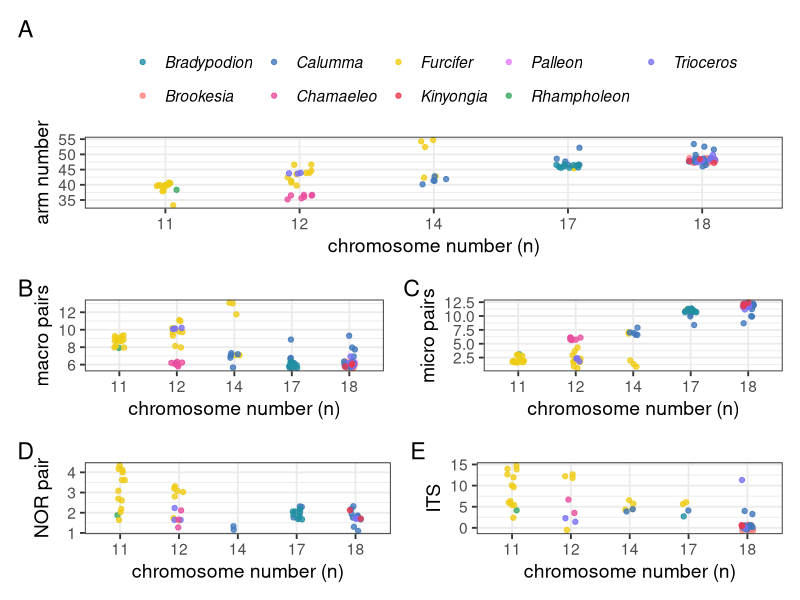

Write R code to recreate this figure.
## ---- chunk 1
knitr::opts_chunk$set(echo = TRUE)
## ---- chunk 2
# Load libraries
library(tidyverse)
library(here)
library(patchwork)
## ---- chunk 3
mydata <- read_csv(here("data/chromosome-data.csv"))

mydata <- mydata %>%
  filter(genus != "Leiolepis")
## ---- chunk 4
#head(mydata)
## ---- chunk 5
mydata2 <- 
  mydata %>%
  filter(haploidn == 11 | haploidn == 12 |
                 haploidn == 14 | haploidn == 17 |
                 haploidn == 18) %>%
  mutate(haploidn = as.character(haploidn))
## ---- chunk 6
mycolours <- c("#208EA3", "#FD817D", "#4178BC", "#EA4E9D", 
               "#EECC16", "#E8384F","#E37CFF","#37A862","#7A71F6")
## ---- chunk 7
p1 <- 
  ggplot(mydata2, aes(x = haploidn, y = armn, colour = genus)) +
  geom_jitter(width = 0.1, alpha = 0.8) +
  scale_colour_manual(values = mycolours) +
  theme_bw(base_size = 14) +
  xlab("chromosome number (n)") +
  ylab("arm number") +
  theme(legend.position = "top") +
  labs(tag = "A") +
  theme(legend.title = element_blank(), legend.text = element_text(face = "italic"))

p2 <- ggplot(mydata2, aes(x = haploidn, y = macrop, colour = genus)) +
  geom_jitter(width = 0.1, alpha = 0.8) +
  scale_colour_manual(values = mycolours) +
  theme_bw(base_size = 14) +
  xlab("chromosome number (n)") +
  ylab("macro pairs") +
  theme(legend.position = "none") +
  labs(tag = "B")

p3 <- ggplot(mydata2, aes(x = haploidn, y = microp, colour = genus)) +
  geom_jitter(width = 0.1, alpha = 0.8) +
  scale_colour_manual(values = mycolours) +
  theme_bw(base_size = 14) +
  xlab("chromosome number (n)") +
  ylab("micro pairs") +
  theme(legend.position = "none") +
  labs(tag = "C")

p4 <- ggplot(mydata2, aes(x = haploidn, y = norpair, colour = genus)) +
  geom_jitter(width = 0.1, alpha = 0.8) +
  scale_colour_manual(values = mycolours) +
  theme_bw(base_size = 14) +
  xlab("chromosome number (n)") +
  ylab("NOR pair") +
  theme(legend.position = "none") +
  labs(tag = "D")

p5 <- ggplot(mydata2, aes(x = haploidn, y = its, group = haploidn)) +
  geom_jitter(aes(colour = genus), width = 0.1, alpha = 0.8) +
  scale_colour_manual(values = mycolours) +
  theme_bw(base_size = 14) +
  xlab("chromosome number (n)") +
  ylab("ITS") +
  theme(legend.position = "none") +
  labs(tag = "E")

p1 / (p2 + p3) / (p4 + p5)

#ggsave(here("outputs/OTUs/morphology-chromono.png"))
